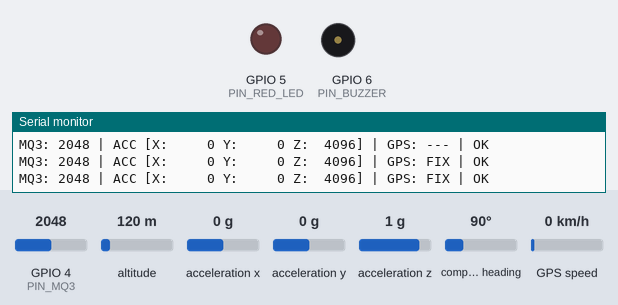
Recording of a program running on a simulated ESP32. On the bench: output pins drawn as LEDs (lit = HIGH), buzzer (waves = sounding, pin HIGH), the last lines printed to the serial monitor. Wiring (inferred from the names in the program): MPU-6050 motion sensor at I2C address 0x68. Dashed ring = blinking. The test bench sets the inputs (shaded band); at power-on: GPIO 4 (PIN_MQ3) = 2048, altitude 120 m, acceleration x 0 g, acceleration y 0 g, acceleration z 1 g, compass heading 90°, GPS speed 0 km/h. WiFi joins after 1.5 s; servers stay silent unless stated; uploads are accepted with an empty reply; the GPS gets a fix after 3 s at 37.7749, -122.4194 with 8 satellites.

Above: at 4.9 s.
5.0 s: GPIO 4 (PIN_MQ3) set to 1064
6.5 s: GPIO 4 (PIN_MQ3) set to 942
8.5 s: GPIO 4 (PIN_MQ3) set to 2949
12.6 s: GPIO 4 (PIN_MQ3) set to 3068
At 21.64 s:
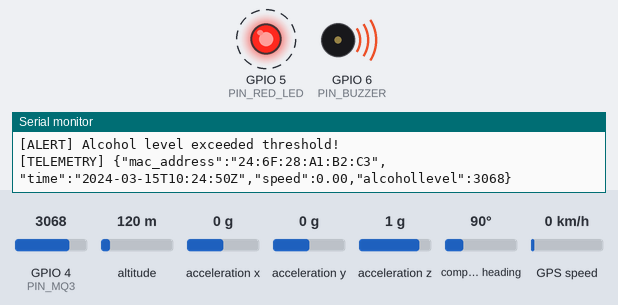
Timing chart, 0 to 23.3 s (numbered marks = the images above; inputs shaded):
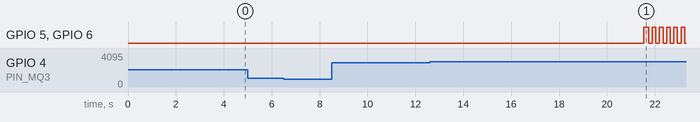

Measured:
- the behaviour switches between 3000 and 3001 on GPIO 4 (PIN_MQ3) (found by bisection; images 0 and 1)
- after the input at 12.6 s, GPIO 5 (PIN_RED_LED), GPIO 6 (PIN_BUZZER): alternates HIGH for 0.15 s and LOW for 0.15 s, starting after 8.9 s

The program:

main.cpp
```cpp
// =============================================================================
//  INTELLIGENT HELMET FOR RIDER SAFETY — ESP32 FIRMWARE
//  Framework : Arduino (ESP32 Core)
//  Author    : SmartHelmet Project
// =============================================================================
//
//  Peripherals
//  ───────────────────────────────────────────────────────
//   MPU-6050   →  I2C   (SDA = GPIO 8,  SCL = GPIO 9)
//   MQ-3       →  ADC   (GPIO 4)
//   NEO-6M GPS →  UART2 (RX = GPIO 16,  TX = GPIO 17)  9600 baud
//   Red LED    →  GPIO 5   (active-high)
//   Buzzer     →  GPIO 6   (active-high)
//
//  Architecture
//  ───────────────────────────────────────────────────────
//   • Fully non-blocking core loop — zero delay() calls.
//   • Continuous MPU-6050 burst reads with squared-magnitude crash detection.
//   • 10-second millis()-based telemetry cycle (GPS speed, timestamp, alcohol,
//     MAC address) → HTTP POST to Supabase Edge Function.
//   • Instant crash override → emergency HTTP POST with severity + cooldown.
//   • Async LED/buzzer alarm via millis()-driven state machine.
//
// =============================================================================

#include <Arduino.h>
#include <cstdint>
#include <Wire.h>
#include <WiFi.h>
#include <HTTPClient.h>
#include <TinyGPS++.h>
#include <ArduinoJson.h>

// =============================================================================
//  CONFIGURATION — Loaded securely from config.h (gitignored for safety)
// =============================================================================

#if __has_include("config.h")
    #include "config.h"
#endif

// Wi-Fi credentials
#ifndef WIFI_SSID
    #define WIFI_SSID     "YOUR_WIFI_SSID"
#endif
#ifndef WIFI_PASSWORD
    #define WIFI_PASSWORD "YOUR_WIFI_PASSWORD"
#endif

// Supabase project credentials
#ifndef SUPABASE_URL
    #define SUPABASE_URL       "https://<SUPABASE_PROJECT_ID>.supabase.co"
#endif
#ifndef SUPABASE_ANON_KEY
    #define SUPABASE_ANON_KEY  "<SUPABASE_ANON_KEY>"
#endif

// Supabase Edge Function endpoints
static const char* ENDPOINT_TELEMETRY = "/functions/v1/ingest-telemetry";
static const char* ENDPOINT_ACCIDENT  = "/functions/v1/log-accident";

// =============================================================================
//  PIN CONFIGURATION
// =============================================================================
constexpr uint8_t PIN_SDA     = 8;
constexpr uint8_t PIN_SCL     = 9;
constexpr uint8_t PIN_MQ3     = 4;
constexpr uint8_t PIN_RED_LED = 5;
constexpr uint8_t PIN_BUZZER  = 6;
constexpr uint8_t PIN_GPS_RX  = 16;   // ESP32 RX ← GPS TX
constexpr uint8_t PIN_GPS_TX  = 17;   // ESP32 TX → GPS RX

// =============================================================================
//  SENSOR THRESHOLDS & TIMING
// =============================================================================

// MQ-3 alcohol analog threshold (ESP32 12-bit ADC: 0–4095)
constexpr int ALCOHOL_THRESHOLD = 3000;

// MPU-6050 configured for ±8 g  →  4096 LSB/g
// 2.5 g ≈ 10240 LSB.  We compare squared magnitudes to avoid sqrt().
constexpr int32_t  CRASH_THRESHOLD    = 10240;
constexpr uint64_t CRASH_THRESHOLD_SQ = (uint64_t)CRASH_THRESHOLD * CRASH_THRESHOLD;

// Severity classification boundaries (in LSB, same 4096 LSB/g scale)
constexpr int32_t SEVERITY_35G = (int32_t)(3.5 * 4096);   // 14336
constexpr int32_t SEVERITY_50G = (int32_t)(5.0 * 4096);   // 20480
constexpr int32_t SEVERITY_70G = (int32_t)(7.0 * 4096);   // 28672

constexpr uint64_t SEV_35G_SQ = (uint64_t)SEVERITY_35G * SEVERITY_35G;
constexpr uint64_t SEV_50G_SQ = (uint64_t)SEVERITY_50G * SEVERITY_50G;
constexpr uint64_t SEV_70G_SQ = (uint64_t)SEVERITY_70G * SEVERITY_70G;

// Timing intervals (milliseconds)
constexpr unsigned long TELEMETRY_INTERVAL_MS = 10000;   // 10 seconds
constexpr unsigned long CRASH_COOLDOWN_MS     = 5000;    // 5-second debounce
constexpr unsigned long ALARM_TOGGLE_MS       = 150;     // LED/buzzer blink rate
constexpr unsigned long ALARM_DURATION_MS     = 3000;    // total alarm window
constexpr unsigned long SERIAL_DIAG_MS        = 500;     // serial print rate-limit

// =============================================================================
//  MPU-6050 REGISTERS
// =============================================================================
constexpr uint8_t MPU_ADDR          = 0x68;
constexpr uint8_t MPU_REG_ACCEL_X   = 0x3B;
constexpr uint8_t MPU_REG_ACCEL_CFG = 0x1C;
constexpr uint8_t MPU_REG_PWR_MGMT  = 0x6B;
constexpr uint8_t MPU_REG_WHO_AM_I  = 0x75;

// =============================================================================
//  GLOBAL OBJECTS & STATE
// =============================================================================

// GPS parser + hardware serial
TinyGPSPlus gps;
HardwareSerial gpsSerial(2);   // UART2

// Timing trackers (all non-blocking via millis())
unsigned long lastTelemetryMs  = 0;
unsigned long lastCrashPostMs  = 0;
unsigned long lastSerialDiagMs = 0;

// Asynchronous alarm state machine
bool          alarmActive      = false;
unsigned long alarmStartMs     = 0;
unsigned long alarmToggleMs    = 0;
bool          alarmLedState    = false;

// Cached MAC address (read once at boot)
String macAddress;

// =============================================================================
//  MPU-6050 HELPERS
// =============================================================================

bool mpuWriteReg(uint8_t reg, uint8_t value) {
    Wire.beginTransmission(MPU_ADDR);
    Wire.write(reg);
    Wire.write(value);
    return (Wire.endTransmission() == 0);
}

uint8_t mpuReadReg(uint8_t reg) {
    Wire.beginTransmission(MPU_ADDR);
    Wire.write(reg);
    Wire.endTransmission(false);
    Wire.requestFrom(MPU_ADDR, (uint8_t)1);
    return Wire.available() ? Wire.read() : 0;
}

/// Burst-read 6 bytes (X, Y, Z) in a single I2C transaction.
bool mpuReadAccel(int16_t &ax, int16_t &ay, int16_t &az) {
    Wire.beginTransmission(MPU_ADDR);
    Wire.write(MPU_REG_ACCEL_X);
    if (Wire.endTransmission(false) != 0) return false;

    if (Wire.requestFrom(MPU_ADDR, (uint8_t)6) != 6) return false;

    ax = (int16_t)((Wire.read() << 8) | Wire.read());
    ay = (int16_t)((Wire.read() << 8) | Wire.read());
    az = (int16_t)((Wire.read() << 8) | Wire.read());
    return true;
}

// =============================================================================
//  GPS HELPERS
// =============================================================================

/// Build an ISO-8601 / UTC timestamp from GPS date+time.
/// Returns "NO_FIX" when the GPS has no valid date/time.
String gpsTimestamp() {
    if (!gps.date.isValid() || !gps.time.isValid()) {
        return "NO_FIX";
    }
    char buf[28];
    snprintf(buf, sizeof(buf),
             "%04d-%02d-%02dT%02d:%02d:%02dZ",
             gps.date.year(), gps.date.month(), gps.date.day(),
             gps.time.hour(), gps.time.minute(), gps.time.second());
    return String(buf);
}

/// Return speed in km/h, or 0.0 when no fix.
double gpsSpeedKmh() {
    return gps.speed.isValid() ? gps.speed.kmph() : 0.0;
}

/// Return "lat, lng" string, or "NO_FIX" when unavailable.
String gpsLocation() {
    if (!gps.location.isValid()) return "NO_FIX";
    char buf[32];
    snprintf(buf, sizeof(buf), "%.6f, %.6f",
             gps.location.lat(), gps.location.lng());
    return String(buf);
}

// =============================================================================
//  SEVERITY CLASSIFICATION
// =============================================================================

/// Map squared acceleration magnitude to human-readable severity label.
const char* classifySeverity(uint64_t accelSq) {
    if (accelSq > SEV_70G_SQ) return "Extreme";
    if (accelSq > SEV_50G_SQ) return "High";
    if (accelSq > SEV_35G_SQ) return "Medium";
    return "Low";
}

// =============================================================================
//  ASYNC ALARM (LED + BUZZER) STATE MACHINE
// =============================================================================

/// Activate the alarm pattern for ALARM_DURATION_MS.
void alarmStart() {
    alarmActive   = true;
    alarmStartMs  = millis();
    alarmToggleMs = millis();
    alarmLedState = true;
    digitalWrite(PIN_RED_LED, HIGH);
    digitalWrite(PIN_BUZZER,  HIGH);
}

/// Must be called every loop iteration.  Handles toggling and auto-off.
void alarmUpdate() {
    if (!alarmActive) return;

    unsigned long now = millis();

    // Auto-expire the alarm after ALARM_DURATION_MS
    if (now - alarmStartMs >= ALARM_DURATION_MS) {
        alarmActive = false;
        digitalWrite(PIN_RED_LED, LOW);
        digitalWrite(PIN_BUZZER,  LOW);
        return;
    }

    // Toggle LED/buzzer at ALARM_TOGGLE_MS cadence
    if (now - alarmToggleMs >= ALARM_TOGGLE_MS) {
        alarmToggleMs = now;
        alarmLedState = !alarmLedState;
        digitalWrite(PIN_RED_LED, alarmLedState ? HIGH : LOW);
        digitalWrite(PIN_BUZZER,  alarmLedState ? HIGH : LOW);
    }
}

// =============================================================================
//  HTTP POST HELPERS
// =============================================================================

/// Build full URL for a given endpoint path.
String buildUrl(const char* endpoint) {
    return String(SUPABASE_URL) + endpoint;
}

/// Build the Authorization header value.
String authHeader() {
    return String("Bearer ") + SUPABASE_ANON_KEY;
}

/// Fire-and-forget HTTP POST.  Returns the HTTP response code (or < 0 on error).
int httpPost(const String &url, const String &jsonPayload) {
    if (WiFi.status() != WL_CONNECTED) {
        Serial.println("[HTTP] WiFi not connected — skipping POST.");
        return -1;
    }

    HTTPClient http;
    http.begin(url);
    http.addHeader("Content-Type", "application/json");
    http.addHeader("Authorization", authHeader());
    http.setTimeout(5000);   // 5-second network timeout

    int code = http.POST(jsonPayload);

    if (code > 0) {
        Serial.printf("[HTTP] POST %s → %d\n", url.c_str(), code);
    } else {
        Serial.printf("[HTTP] POST failed: %s\n", http.errorToString(code).c_str());
    }

    http.end();
    return code;
}

// =============================================================================
//  TELEMETRY — periodic 10-second payload
// =============================================================================

void sendTelemetry(int alcoholValue) {
    String timestamp = gpsTimestamp();
    double speed     = gpsSpeedKmh();

    // Build JSON with ArduinoJson
    JsonDocument doc;
    doc["mac_address"]  = macAddress;
    doc["time"]         = timestamp;
    doc["speed"]        = serialized(String(speed, 2));   // 2 decimal places
    doc["alcohollevel"] = alcoholValue;

    String payload;
    serializeJson(doc, payload);

    Serial.println("[TELEMETRY] " + payload);
    httpPost(buildUrl(ENDPOINT_TELEMETRY), payload);
}

// =============================================================================
//  ACCIDENT / CRASH — instant emergency payload
// =============================================================================

void sendAccident(uint64_t accelSq) {
    String timestamp = gpsTimestamp();
    String location  = gpsLocation();
    const char* sev  = classifySeverity(accelSq);

    JsonDocument doc;
    doc["mac_address"] = macAddress;
    doc["location"]    = location;
    doc["reporttime"]  = timestamp;
    doc["severity"]    = sev;

    String payload;
    serializeJson(doc, payload);

    Serial.println("[ACCIDENT] " + payload);
    httpPost(buildUrl(ENDPOINT_ACCIDENT), payload);
}

// =============================================================================
//  Wi-Fi CONNECTION (blocking only at boot; reconnect is non-blocking)
// =============================================================================

/// Attempt initial connection (used in setup — small blocking window is fine).
void wifiConnect() {
    Serial.printf("[WiFi] Connecting to \"%s\" ", WIFI_SSID);
    WiFi.mode(WIFI_STA);
    WiFi.begin(WIFI_SSID, WIFI_PASSWORD);

    unsigned long t0 = millis();
    while (WiFi.status() != WL_CONNECTED && millis() - t0 < 15000) {
        delay(250);          // acceptable only during one-time setup
        Serial.print('.');
    }

    if (WiFi.status() == WL_CONNECTED) {
        Serial.printf("\n[WiFi] Connected!  IP: %s\n", WiFi.localIP().toString().c_str());
    } else {
        Serial.println("\n[WiFi] Connection failed — will retry in loop.");
    }
}

/// Non-blocking reconnect check (called from loop).
void wifiReconnectCheck() {
    static unsigned long lastAttempt = 0;
    if (WiFi.status() == WL_CONNECTED) return;

    unsigned long now = millis();
    if (now - lastAttempt < 10000) return;   // retry every 10 s
    lastAttempt = now;

    Serial.println("[WiFi] Attempting reconnect...");
    WiFi.disconnect();
    WiFi.begin(WIFI_SSID, WIFI_PASSWORD);
}

// =============================================================================
//  SETUP
// =============================================================================

void setup() {
    // ── Serial ──
    Serial.begin(115200);

    // ── GPIO ──
    pinMode(PIN_MQ3,     INPUT);
    pinMode(PIN_RED_LED,  OUTPUT);
    pinMode(PIN_BUZZER,   OUTPUT);
    digitalWrite(PIN_RED_LED, LOW);
    digitalWrite(PIN_BUZZER,  LOW);

    // ── I2C (MPU-6050) ──
    Wire.begin(PIN_SDA, PIN_SCL);

    // ── GPS UART2 ──
    gpsSerial.begin(9600, SERIAL_8N1, PIN_GPS_RX, PIN_GPS_TX);

    // ── Banner ──
    Serial.println();
    Serial.println("================================================");
    Serial.println("   INTELLIGENT HELMET FOR RIDER SAFETY  v2.0    ");
    Serial.println("================================================");

    // ── MPU-6050 init ──
    uint8_t whoAmI = mpuReadReg(MPU_REG_WHO_AM_I);
    if (whoAmI == 0x68 || whoAmI == 0x70 || whoAmI == 0x72) {
        Serial.println("[OK]   MPU-6050 detected.");
    } else {
        Serial.printf("[WARN] MPU-6050 WHO_AM_I = 0x%02X — check wiring.\n", whoAmI);
    }
    mpuWriteReg(MPU_REG_PWR_MGMT,  0x00);   // wake up
    mpuWriteReg(MPU_REG_ACCEL_CFG, 0x10);   // ±8 g (AFS_SEL = 2)

    // ── Wi-Fi ──
    wifiConnect();
    macAddress = WiFi.macAddress();          // cache once
    Serial.println("[INFO] MAC: " + macAddress);

    // ── Summary ──
    Serial.printf("[CFG]  Alcohol threshold : %d\n",   ALCOHOL_THRESHOLD);
    Serial.printf("[CFG]  Crash threshold   : %ld LSB  (~2.5 g)\n", (long)CRASH_THRESHOLD);
    Serial.printf("[CFG]  Telemetry interval: %lu ms\n", TELEMETRY_INTERVAL_MS);
    Serial.printf("[CFG]  Crash cooldown    : %lu ms\n", CRASH_COOLDOWN_MS);
    Serial.println("[BOOT] System ready.\n");

    // Seed timers so the first tick happens after one full interval
    lastTelemetryMs = millis();
    lastCrashPostMs = 0;
}

// =============================================================================
//  MAIN LOOP — fully non-blocking
// =============================================================================

void loop() {
    unsigned long now = millis();

    // ── 0. Feed GPS parser with any available serial bytes ──
    while (gpsSerial.available() > 0) {
        gps.encode(gpsSerial.read());
    }

    // ── 1. Wi-Fi keepalive (non-blocking) ──
    wifiReconnectCheck();

    // ── 2. Continuous MPU-6050 accelerometer read ──
    int16_t ax = 0, ay = 0, az = 0;
    bool mpuOk = mpuReadAccel(ax, ay, az);

    uint64_t accelSq = 0;
    if (mpuOk) {
        accelSq = (uint64_t)((int32_t)ax * ax)
                + (uint64_t)((int32_t)ay * ay)
                + (uint64_t)((int32_t)az * az);
    }

    bool crashDetected = mpuOk && (accelSq > CRASH_THRESHOLD_SQ);

    // ── 3. Crash / accident override (instant, debounced) ──
    if (crashDetected && (now - lastCrashPostMs >= CRASH_COOLDOWN_MS)) {
        lastCrashPostMs = now;

        Serial.println("\n*** CRASH DETECTED — EMERGENCY ***");
        alarmStart();
        sendAccident(accelSq);
    }

    // ── 4. 10-second telemetry cycle ──
    if (now - lastTelemetryMs >= TELEMETRY_INTERVAL_MS) {
        lastTelemetryMs = now;

        int alcoholValue = analogRead(PIN_MQ3);

        // Alcohol threshold warning (LED/buzzer only — no accident POST)
        if (alcoholValue > ALCOHOL_THRESHOLD && !alarmActive) {
            alarmStart();
            Serial.println("[ALERT] Alcohol level exceeded threshold!");
        }

        sendTelemetry(alcoholValue);
    }

    // ── 5. Async alarm state machine tick ──
    alarmUpdate();

    // ── 6. Rate-limited serial diagnostics ──
    if (now - lastSerialDiagMs >= SERIAL_DIAG_MS) {
        lastSerialDiagMs = now;

        Serial.printf("MQ3: %4d | ACC [X:%6d Y:%6d Z:%6d] | GPS: %s | %s\n",
                       analogRead(PIN_MQ3), ax, ay, az,
                       gps.location.isValid() ? "FIX" : "---",
                       alarmActive ? "ALARM" : "OK");
    }
}
```

config.example.h
```cpp
#pragma once

// =============================================================================
//  SMART HELMET FIRMWARE — TEMPLATE CONFIGURATION (EXAMPLE)
//  Instructions:
//    Copy this file to 'config.h' and fill in your Wi-Fi & Supabase credentials.
//    'config.h' is gitignored and will never be committed to your repository.
// =============================================================================

// ── Wi-Fi Credentials ────────────────────────────────────────────────────────
#define WIFI_SSID     "YOUR_WIFI_SSID"
#define WIFI_PASSWORD "YOUR_WIFI_PASSWORD"

// ── Supabase Project Credentials ─────────────────────────────────────────────
#define SUPABASE_URL       "https://<YOUR_SUPABASE_PROJECT_ID>.supabase.co"
#define SUPABASE_ANON_KEY  "<YOUR_SUPABASE_ANON_KEY>"
```
